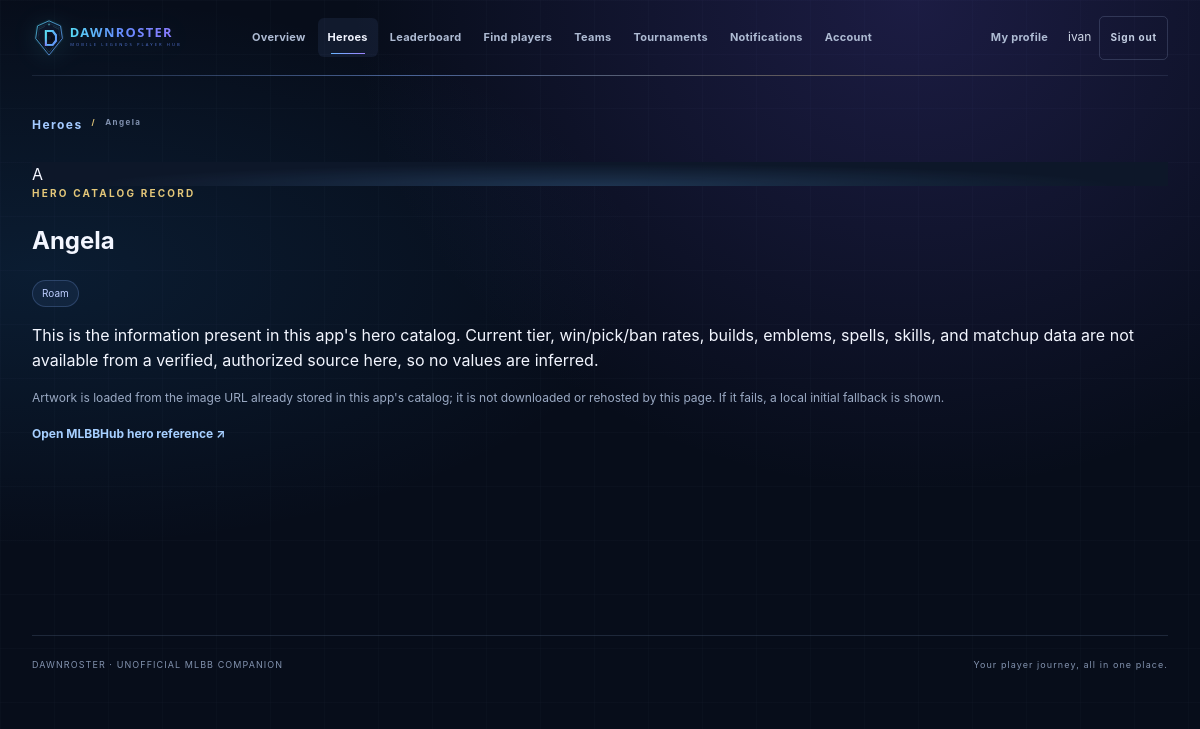
The page /heroes/1/ (signed in) on the database its author committed.
### myapp/models.py (models this page shows, shortened)
class Hero(models.Model):
    name = models.CharField(max_length=80, unique=True)
    role = models.CharField(max_length=20, blank=True)
    portrait = models.CharField(
        max_length=255,
        blank=True,
        help_text='Optional local static asset path; leave blank to use initials.',
    )
    portrait_url = models.URLField(
        blank=True,
        help_text='Optional Mobile Legends hero portrait URL; leave blank to use the local fallback.',
    )
    is_active = models.BooleanField(default=True)
    class Meta:
        ordering = ('name',)

### myapp/views.py (the view)
# urls.py: path('heroes/<int:hero_id>/', views.hero_detail, name='hero-detail'),
@login_required
def hero_detail(request, hero_id):
    hero = get_object_or_404(Hero, pk=hero_id, is_active=True)
    return render(request, 'community/hero_detail.html', {'hero': hero})

### templates/community/hero_detail.html (shortened to what this page needs)
{% extends 'community/base.html' %}
{% load static %}
{% block content %}
<p class="breadcrumb"><a class="text-link" href="{% url 'hero-catalog' %}">Heroes</a><span aria-hidden="true"> / </span>{{ hero.name }}</p>
<section class="hero-profile-card">
    <div class="hero-profile-art">
        {% if hero.portrait_url %}<span hidden aria-hidden="true">{{ hero.name|slice:":1" }}</span>
        {% elif hero.portrait %}<img data-hero-image src="{% static hero.portrait %}" alt="{{ hero.name }} hero portrait" decoding="async"><span hidden aria-hidden="true">{{ hero.name|slice:":1" }}</span>
        {% else %}<span class="catalog-hero-initial" aria-hidden="true">{{ hero.name|slice:":1" }}</span>{% endif %}
    </div>
    <div>
        <p class="eyebrow">HERO CATALOG RECORD</p>
        <h1>{{ hero.name }}</h1>
        <p class="hero-detail-lane"><span class="role-chip">{{ hero.role|default:"Lane not listed" }}</span></p>
        <p>This is the information present in this app's hero catalog. Current tier, win/pick/ban rates, builds, emblems, spells, skills, and matchup data are not available from a verified, authorized source here, so no values are inferred.</p>
        <p class="muted">Artwork is loaded from the image URL already stored in this app's catalog; it is not downloaded or rehosted by this page. If it fails, a local initial fallback is shown.</p>
        <a class="text-link" href="https://mlbbhub.com/heroes" target="_blank" rel="noopener noreferrer">Open MLBBHub hero reference ↗</a>
    </div>
</section>
{% endblock %}

### templates/community/base.html (shortened to what this page needs)
{% load static %}
<!DOCTYPE html>
<html lang="en" data-theme="dark">
<head>
    <link rel="stylesheet" href="{% static 'myapp/theme.css' %}">
    <link rel="stylesheet" href="{% static 'myapp/community.css' %}?v=3">
</head>
<body>
    <div class="app-shell">
        <header class="site-header">
            <a class="site-brand" href="{% url 'index' %}" aria-label="DawnRoster home">
                <img class="site-logo" src="{% static 'myapp/dawnroster-logo.svg' %}" alt="DawnRoster — Mobile Legends Player Hub" width="400" height="80">
            </a>
            <nav class="site-nav" aria-label="Main navigation">
                <a href="{% url 'index' %}" {% if request.resolver_match.url_name == 'index' %}aria-current="page"{% endif %}>Overview</a>
                <a href="{% url 'hero-catalog' %}" {% if request.resolver_match.url_name == 'hero-catalog' or request.resolver_match.url_name == 'hero-detail' %}aria-current="page"{% endif %}>Heroes</a>
                <a href="{% url 'player-leaderboard' %}" {% if request.resolver_match.url_name == 'player-leaderboard' %}aria-current="page"{% endif %}>Leaderboard</a>
                <a href="{% url 'player-discovery' %}" {% if request.resolver_match.url_name == 'player-discovery' %}aria-current="page"{% endif %}>Find players</a>
                <a href="{% url 'teams' %}" {% if request.resolver_match.url_name == 'teams' or request.resolver_match.url_name == 'team-detail' or request.resolver_match.url_name == 'team-edit' %}aria-current="page"{% endif %}>Teams</a>
                <a href="{% url 'tournaments' %}" >Tournaments</a>
                <a href="{% url 'notifications' %}" {% if request.resolver_match.url_name == 'notifications' %}aria-current="page"{% endif %}>Notifications</a>
                <a href="{% url 'account-settings' %}" {% if request.resolver_match.url_name == 'account-settings' or request.resolver_match.url_name == 'password-change' %}aria-current="page"{% endif %}>Account</a>
            </nav>
            <div class="site-account">
                <a class="nav-profile" href="{% url 'player-profile' %}" {% if request.resolver_match.url_name == 'player-profile' %}aria-current="page"{% endif %}>My profile</a>
                <span>{{ request.user.username }}</span>
                <form method="post" action="{% url 'logout' %}">
                    <button class="button button-quiet" type="submit">Sign out</button>
                </form>
            </div>
        </header>
        <main class="page-content">{% block content %}{% endblock %}</main>
        <footer class="site-footer">
            <span>DAWNROSTER &middot; UNOFFICIAL MLBB COMPANION</span>
            <span>Your player journey, all in one place.</span>
        </footer>
    </div>
</body>
</html>

### myapp/static/myapp/theme.css (style rules this page uses)
:root { color-scheme: dark; --ink: #f1f5ff; --muted: #8d9bb7; --surface: #101b2e; --surface-raised: #142238; --line: #23344d; --cyan: #64dceb; --blue: #76aeff; --gold: #f4c86a; --violet: #a690ff; --page-background: radial-gradient(ellipse at 74% 13%, rgba(73, 68, 167, .17), transparent 32%), radial-gradient(ellipse at 16% 40%, rgba(23, 111, 148, .12), transparent 38%), linear-gradient(155deg, #080f1d, #0a1425 48%, #0d1729); --panel-background: linear-gradient(145deg, rgba(20, 32, 53, .95), rgba(13, 21, 37, .96)); --field-background: #0b1526; --field-ink: #f1f5ff; --body-ink: #d4deef; --field-label: #b2bfd4; --button-muted-ink: #c8d4e8; --table-heading-background: rgba(7, 12, 23, .65); --row-hover: rgba(105, 158, 230, .055); --track: #253148; --modal-background: linear-gradient(145deg, #17243b, #0d172a 76%); --shadow: 0 22px 60px rgba(0, 0, 0, .25); }
html { min-height: 100%; scroll-behavior: smooth; background: #080f1d; }
body { min-height: 100vh; margin: 0; color: var(--ink); background: var(--page-background); background-attachment: fixed; font-family: Bahnschrift, "Segoe UI", system-ui, sans-serif; transition: color .2s ease, background .2s ease; }
button, input, select { font: inherit; }
button { color: inherit; }

### rows shown on the page
Hero: name "Angela", name "A", role "Roam"

### other values the page prints
{{ request.user.username }} "ivan"
